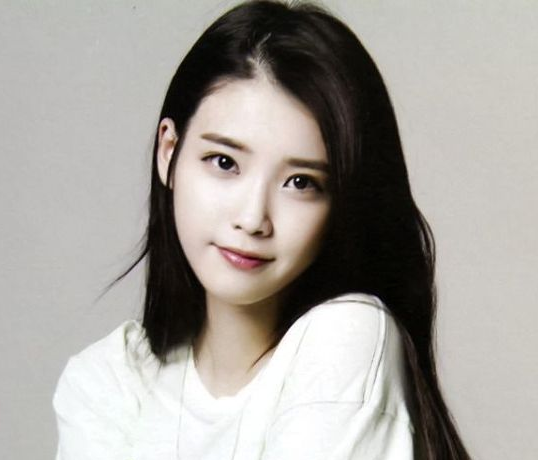
#> input picture iu.png, 538 x 460 px
$ python pillow_test.py
#> lines starting #> are read from the running program, lines starting #| are printed output that depends on the picture; after the words box and inside, x2 and y2 are one past the last pixel; in counts of white or black regions, pixels touching at a corner belong together
from PIL import Image

with Image.open("iu.png") as im:
#> im is the input picture: PIL image 538x460 RGBA; mean R, G, B, A 166.4, 162.6, 157.5, 255
    rgb = im.convert('RGB')
    gray = im.convert('1')
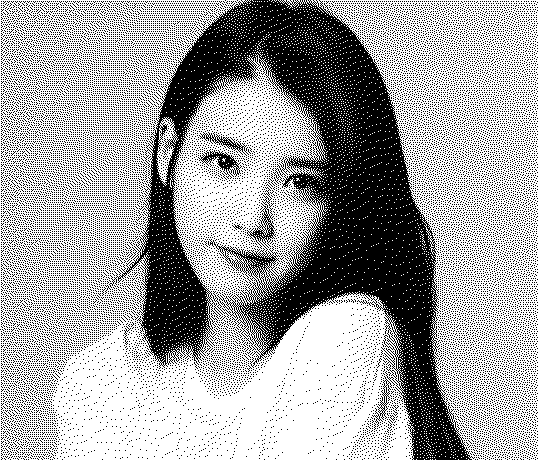
#> gray: PIL image 538x460 1; 63.9% white; 26837 black regions (26831 under 20 px), largest, box (x1, y1, x2, y2) and area: (109, 0, 475, 460) 55816, (198, 149, 242, 179) 412, (199, 132, 249, 156) 254, (372, 376, 392, 427) 186, (124, 326, 131, 345) 28, (232, 224, 243, 230) 24
    w, h = im.size
#> w = 538; h = 460
    for y in range(h):
        for x in range(w):
            p = list(rgb.getpixel((x, y)))
            p[1], p[2] = 0, 0
            p = tuple(p)
            rgb.putpixel((x, y), p)
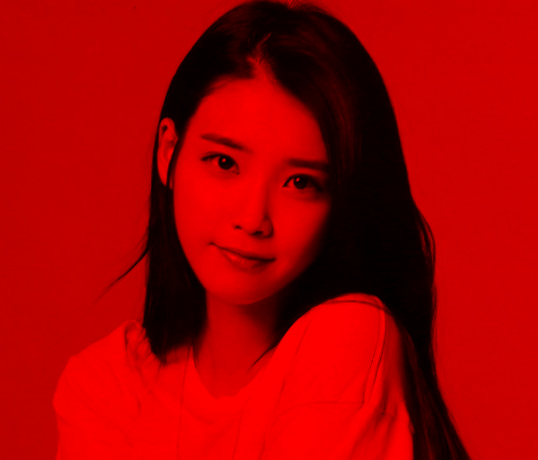
#> rgb: PIL image 538x460 RGB; mean R, G, B 166.4, 0, 0
    gray.show()
    rgb.show()
